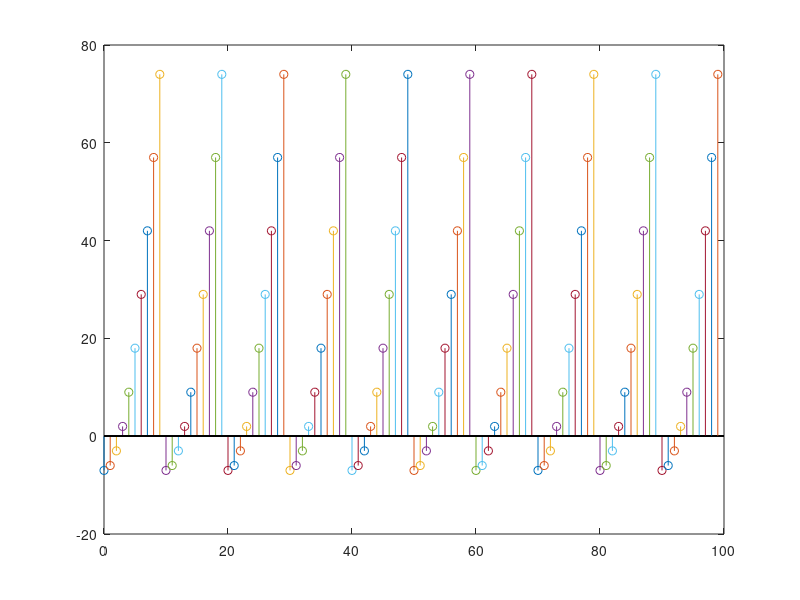

Source code (MATLAB):
for n = 0:1:99
    %take the values lower than or equal to 9
 if n <= 9
     %stem plot the values at the same time applying the piecewise conditions
     stem(n,((n^2)-7)); hold on;
     
 else
     %take the values grater than 9
     ntest = true;
     w=10;
     
     % loop them back to the condition of the peicewise function
 while ntest==true  
     n = n - 10;
     if n < 10
         %stem plotting the values and adding the increment on n
     stem(n+w,((n^2)-7)); 
     hold on;
     ntest=false;
     end 
     w=w+10;
  end
   
 end
end

